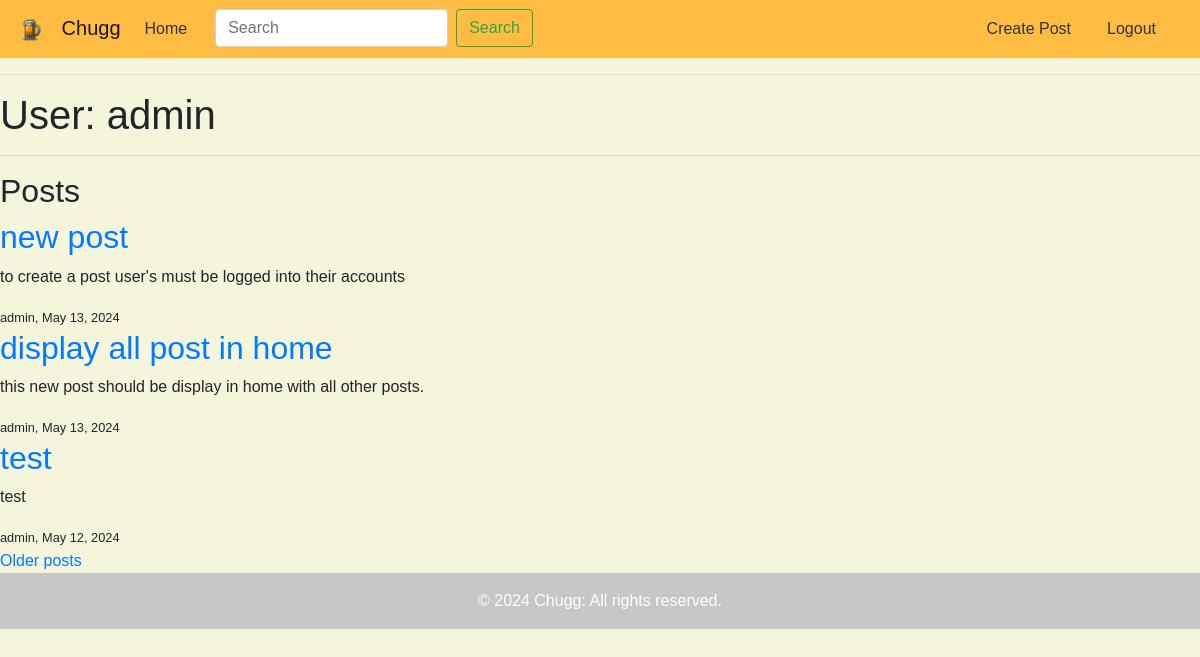
Page /user/admin (signed in) on the earlier database version.
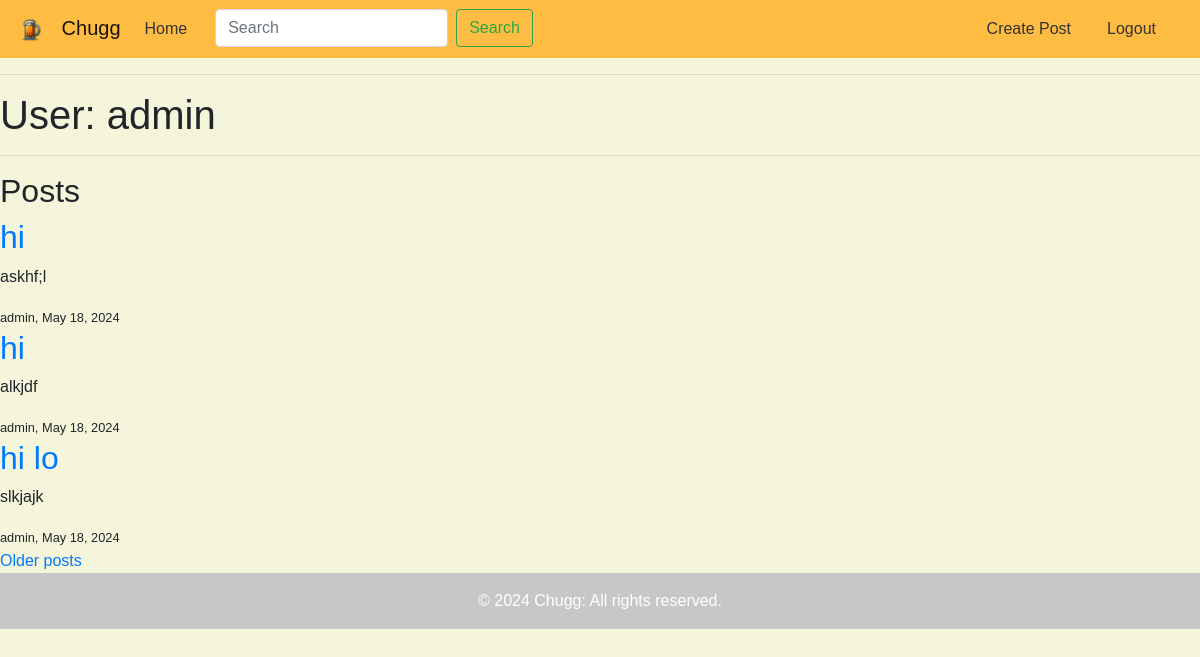
Same page on the later database version.
### app/models.py (models this page shows, shortened)
class Post(db.Model):
    id: sql_orm.Mapped[int] = sql_orm.mapped_column(primary_key=True)
    title: sql_orm.Mapped[str] = sql_orm.mapped_column(sql_al.String(32))
    body: sql_orm.Mapped[str] = sql_orm.mapped_column(sql_al.String(140))
    timestamp: sql_orm.Mapped[datetime] = sql_orm.mapped_column(
        index=True, default=lambda: datetime.now(timezone.utc)
    )
    user_id: sql_orm.Mapped[int] = sql_orm.mapped_column(sql_al.ForeignKey(User.id), index=True)
    author: sql_orm.Mapped[User] = sql_orm.relationship(back_populates='posts')

class User(UserMixin, db.Model):
    id: sql_orm.Mapped[int] = sql_orm.mapped_column(primary_key=True)
    username: sql_orm.Mapped[str] = sql_orm.mapped_column(sql_al.String(64), index=True, unique=True)
    first_name: sql_orm.Mapped[str] = sql_orm.mapped_column(sql_al.String(32), index=True)
    last_name: sql_orm.Mapped[str] = sql_orm.mapped_column(sql_al.String(32), index=True)
    email: sql_orm.Mapped[str] = sql_orm.mapped_column(sql_al.String(120), index=True, unique=True)
    password_hash: sql_orm.Mapped[Optional[str]] = sql_orm.mapped_column(sql_al.String(256))
    posts: sql_orm.WriteOnlyMapped['Post'] = sql_orm.relationship(back_populates='author')

### app/routes.py (the view)
@app.route('/user/<username>')
@login_required
def user(username):
    user = db.first_or_404(sql_al.select(User).where(User.username == username))
    page = request.args.get('page', 1, type=int)
    query = user.posts.select().order_by(Post.timestamp.desc())
    posts = db.paginate(query, page=page, per_page=app.config['POST_PER_PAGE'], error_out=False)
    next_url, prev_url = None, None
    if posts.has_next:
        next_url = url_for('user', username=user.username, page=posts.next_num)
    if posts.has_prev:
        prev_url = url_for('user', username=user.username, page=posts.prev_num)
    return render_template('user.html', user=user, posts=posts.items, next_url=next_url, prev_url=prev_url)

### app/models.py (called while the page is built)
@login.user_loader
def load_user(id):
    return db.session.get(User, int(id))

### app/templates/user.html (shortened to what this page needs)
{% extends "base.html" %}
{% block content  %}
    <h1>User: {{ user.username }}</h1>
    <hr>
    <h2>Posts</h2>
    {% for post in posts %}
        <div>
            <h2><a href="{{ url_for('post', post_id=post.id) }}">{{ post.title }}</a></h2>
            <p>{{ post.body }}</p>
            <small>{{ post.author.username }}, {{ moment(post.timestamp).format('LL') }}</small>
        </div>
        {% else %}
        <p>No posts to show.</p>
    {% endfor %}
    {% if next_url %}
        <a href="{{ next_url }}">Older posts</a>
    {% endif %}
{% endblock %}

Differences in the rows shown:
no longer on this page (row unchanged): Post: title "new post", body "to create a post user's must be logged into their accounts", author.username "admin", timestamp "May 13, 2024"
no longer on this page (row unchanged): Post: title "display all post in home", body "this new post should be display in home with all other posts.", author.username "admin", timestamp "May 13, 2024"
no longer on this page (row unchanged): Post: title "test", body "test", author.username "admin", timestamp "May 12, 2024"
added Post: title "hi", body "askhf;l", author.username "admin", timestamp "May 18, 2024"
added Post: title "hi", body "alkjdf", author.username "admin", timestamp "May 18, 2024"
added Post: title "hi lo", body "slkjajk", author.username "admin", timestamp "May 18, 2024"
